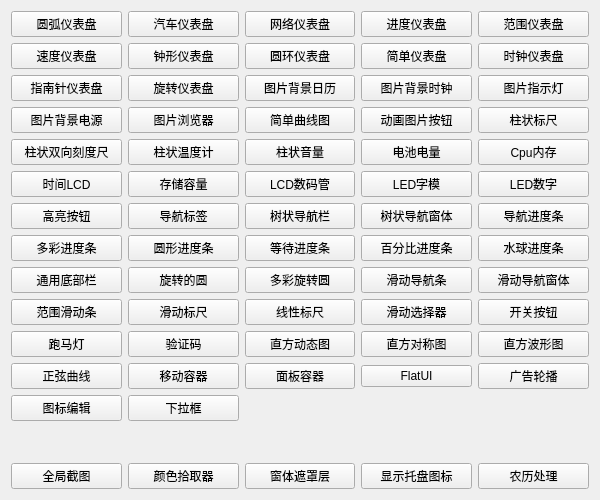
<?xml version="1.0" encoding="UTF-8"?>
<ui version="4.0">
 <class>frmMain</class>
 <widget class="QWidget" name="frmMain">
  <property name="geometry">
   <rect>
    <x>0</x>
    <y>0</y>
    <width>600</width>
    <height>500</height>
   </rect>
  </property>
  <property name="windowTitle">
   <string>Form</string>
  </property>
  <layout class="QGridLayout" name="gridLayout">
   <item row="11" column="4">
    <widget class="QPushButton" name="btnFlatUI">
     <property name="text">
      <string>FlatUI</string>
     </property>
    </widget>
   </item>
   <item row="11" column="2">
    <widget class="QPushButton" name="btnPanelWidget">
     <property name="text">
      <string>面板容器</string>
     </property>
    </widget>
   </item>
   <item row="7" column="5">
    <widget class="QPushButton" name="btnProgressBarPolo">
     <property name="text">
      <string>水球进度条</string>
     </property>
    </widget>
   </item>
   <item row="7" column="4">
    <widget class="QPushButton" name="btnProgressBarPercent">
     <property name="text">
      <string>百分比进度条</string>
     </property>
    </widget>
   </item>
   <item row="7" column="2">
    <widget class="QPushButton" name="btnProgressBarWait">
     <property name="text">
      <string>等待进度条</string>
     </property>
    </widget>
   </item>
   <item row="7" column="1">
    <widget class="QPushButton" name="btnProgressBarRound">
     <property name="text">
      <string>圆形进度条</string>
     </property>
    </widget>
   </item>
   <item row="11" column="5">
    <widget class="QPushButton" name="btnAdsWidget">
     <property name="text">
      <string>广告轮播</string>
     </property>
    </widget>
   </item>
   <item row="7" column="0">
    <widget class="QPushButton" name="btnProgressBarColor">
     <property name="text">
      <string>多彩进度条</string>
     </property>
    </widget>
   </item>
   <item row="9" column="2">
    <widget class="QPushButton" name="btnLineRuler">
     <property name="text">
      <string>线性标尺</string>
     </property>
    </widget>
   </item>
   <item row="9" column="4">
    <widget class="QPushButton" name="btnTumbler">
     <property name="text">
      <string>滑动选择器</string>
     </property>
    </widget>
   </item>
   <item row="8" column="0">
    <widget class="QPushButton" name="btnBottomWidget">
     <property name="text">
      <string>通用底部栏</string>
     </property>
    </widget>
   </item>
   <item row="8" column="1">
    <widget class="QPushButton" name="btnRoundCircle">
     <property name="text">
      <string>旋转的圆</string>
     </property>
    </widget>
   </item>
   <item row="8" column="2">
    <widget class="QPushButton" name="btnRoundWidget">
     <property name="text">
      <string>多彩旋转圆</string>
     </property>
    </widget>
   </item>
   <item row="8" column="4">
    <widget class="QPushButton" name="btnSliderBar">
     <property name="text">
      <string>滑动导航条</string>
     </property>
    </widget>
   </item>
   <item row="8" column="5">
    <widget class="QPushButton" name="btnSliderBarForm">
     <property name="text">
      <string>滑动导航窗体</string>
     </property>
    </widget>
   </item>
   <item row="9" column="0">
    <widget class="QPushButton" name="btnSliderRange">
     <property name="text">
      <string>范围滑动条</string>
     </property>
    </widget>
   </item>
   <item row="9" column="1">
    <widget class="QPushButton" name="btnSliderRuler">
     <property name="text">
      <string>滑动标尺</string>
     </property>
    </widget>
   </item>
   <item row="2" column="4">
    <widget class="QPushButton" name="btnImageClock">
     <property name="text">
      <string>图片背景时钟</string>
     </property>
    </widget>
   </item>
   <item row="2" column="5">
    <widget class="QPushButton" name="btnImagePilot">
     <property name="text">
      <string>图片指示灯</string>
     </property>
    </widget>
   </item>
   <item row="3" column="0">
    <widget class="QPushButton" name="btnImagePower">
     <property name="text">
      <string>图片背景电源</string>
     </property>
    </widget>
   </item>
   <item row="3" column="1">
    <widget class="QPushButton" name="btnImageView">
     <property name="text">
      <string>图片浏览器</string>
     </property>
    </widget>
   </item>
   <item row="3" column="2">
    <widget class="QPushButton" name="btnCurveChart">
     <property name="text">
      <string>简单曲线图</string>
     </property>
    </widget>
   </item>
   <item row="3" column="5">
    <widget class="QPushButton" name="btnBarRuler">
     <property name="text">
      <string>柱状标尺</string>
     </property>
    </widget>
   </item>
   <item row="4" column="0">
    <widget class="QPushButton" name="btnBarScale">
     <property name="text">
      <string>柱状双向刻度尺</string>
     </property>
    </widget>
   </item>
   <item row="4" column="1">
    <widget class="QPushButton" name="btnBarTemp">
     <property name="text">
      <string>柱状温度计</string>
     </property>
    </widget>
   </item>
   <item row="4" column="2">
    <widget class="QPushButton" name="btnBarVolumn">
     <property name="text">
      <string>柱状音量</string>
     </property>
    </widget>
   </item>
   <item row="4" column="4">
    <widget class="QPushButton" name="btnBattery">
     <property name="text">
      <string>电池电量</string>
     </property>
    </widget>
   </item>
   <item row="9" column="5">
    <widget class="QPushButton" name="btnSwitchButton">
     <property name="text">
      <string>开关按钮</string>
     </property>
    </widget>
   </item>
   <item row="10" column="0">
    <widget class="QPushButton" name="btnTextMoveWidget">
     <property name="text">
      <string>跑马灯</string>
     </property>
    </widget>
   </item>
   <item row="10" column="1">
    <widget class="QPushButton" name="btnVerifiedCode">
     <property name="text">
      <string>验证码</string>
     </property>
    </widget>
   </item>
   <item row="10" column="2">
    <widget class="QPushButton" name="btnWaveBar">
     <property name="text">
      <string>直方动态图</string>
     </property>
    </widget>
   </item>
   <item row="10" column="4">
    <widget class="QPushButton" name="btnWaveDouble">
     <property name="text">
      <string>直方对称图</string>
     </property>
    </widget>
   </item>
   <item row="10" column="5">
    <widget class="QPushButton" name="btnWaveLine">
     <property name="text">
      <string>直方波形图</string>
     </property>
    </widget>
   </item>
   <item row="2" column="0">
    <widget class="QPushButton" name="btnGaugeCompass">
     <property name="text">
      <string>指南针仪表盘</string>
     </property>
    </widget>
   </item>
   <item row="14" column="5">
    <widget class="QPushButton" name="btnLunarCalendarInfo">
     <property name="text">
      <string>农历处理</string>
     </property>
    </widget>
   </item>
   <item row="0" column="0">
    <widget class="QPushButton" name="btnGaugeArc">
     <property name="text">
      <string>圆弧仪表盘</string>
     </property>
    </widget>
   </item>
   <item row="5" column="1">
    <widget class="QPushButton" name="btnDeviceSizeTable">
     <property name="text">
      <string>存储容量</string>
     </property>
    </widget>
   </item>
   <item row="4" column="5">
    <widget class="QPushButton" name="btnCpuMemoryLabel">
     <property name="text">
      <string>Cpu内存</string>
     </property>
    </widget>
   </item>
   <item row="2" column="2">
    <widget class="QPushButton" name="btnImageCalendar">
     <property name="text">
      <string>图片背景日历</string>
     </property>
    </widget>
   </item>
   <item row="14" column="0">
    <widget class="QPushButton" name="btnScreenWidget">
     <property name="text">
      <string>全局截图</string>
     </property>
    </widget>
   </item>
   <item row="14" column="2">
    <widget class="QPushButton" name="btnMaskWidget">
     <property name="text">
      <string>窗体遮罩层</string>
     </property>
    </widget>
   </item>
   <item row="14" column="1">
    <widget class="QPushButton" name="btnColorWidget">
     <property name="text">
      <string>颜色拾取器</string>
     </property>
    </widget>
   </item>
   <item row="14" column="4">
    <widget class="QPushButton" name="btnTrayIcon">
     <property name="text">
      <string>显示托盘图标</string>
     </property>
    </widget>
   </item>
   <item row="6" column="4">
    <widget class="QPushButton" name="btnNavListViewForm">
     <property name="text">
      <string>树状导航窗体</string>
     </property>
    </widget>
   </item>
   <item row="3" column="4">
    <widget class="QPushButton" name="btnAnimationButton">
     <property name="text">
      <string>动画图片按钮</string>
     </property>
    </widget>
   </item>
   <item row="13" column="5">
    <spacer name="verticalSpacer">
     <property name="orientation">
      <enum>Qt::Vertical</enum>
     </property>
     <property name="sizeHint" stdset="0">
      <size>
       <width>20</width>
       <height>40</height>
      </size>
     </property>
    </spacer>
   </item>
   <item row="5" column="0">
    <widget class="QPushButton" name="btnDateTimeLcd">
     <property name="text">
      <string>时间LCD</string>
     </property>
    </widget>
   </item>
   <item row="6" column="5">
    <widget class="QPushButton" name="btnNavProgressBar">
     <property name="text">
      <string>导航进度条</string>
     </property>
    </widget>
   </item>
   <item row="6" column="2">
    <widget class="QPushButton" name="btnNavListView">
     <property name="text">
      <string>树状导航栏</string>
     </property>
    </widget>
   </item>
   <item row="1" column="5">
    <widget class="QPushButton" name="btnGaugeClock">
     <property name="text">
      <string>时钟仪表盘</string>
     </property>
    </widget>
   </item>
   <item row="2" column="1">
    <widget class="QPushButton" name="btnGaugeDial">
     <property name="text">
      <string>旋转仪表盘</string>
     </property>
    </widget>
   </item>
   <item row="5" column="5">
    <widget class="QPushButton" name="btnLedNumber">
     <property name="text">
      <string>LED数字</string>
     </property>
    </widget>
   </item>
   <item row="5" column="4">
    <widget class="QPushButton" name="btnLedText">
     <property name="text">
      <string>LED字模</string>
     </property>
    </widget>
   </item>
   <item row="5" column="2">
    <widget class="QPushButton" name="btnLcdNumber">
     <property name="text">
      <string>LCD数码管</string>
     </property>
    </widget>
   </item>
   <item row="6" column="0">
    <widget class="QPushButton" name="btnLightButton">
     <property name="text">
      <string>高亮按钮</string>
     </property>
    </widget>
   </item>
   <item row="6" column="1">
    <widget class="QPushButton" name="btnNavLabel">
     <property name="text">
      <string>导航标签</string>
     </property>
    </widget>
   </item>
   <item row="1" column="4">
    <widget class="QPushButton" name="btnGaugeSimple">
     <property name="text">
      <string>简单仪表盘</string>
     </property>
    </widget>
   </item>
   <item row="0" column="1">
    <widget class="QPushButton" name="btnGaugeCar">
     <property name="text">
      <string>汽车仪表盘</string>
     </property>
    </widget>
   </item>
   <item row="0" column="2">
    <widget class="QPushButton" name="btnGaugeNet">
     <property name="text">
      <string>网络仪表盘</string>
     </property>
    </widget>
   </item>
   <item row="0" column="4">
    <widget class="QPushButton" name="btnGaugeProgressBar">
     <property name="text">
      <string>进度仪表盘</string>
     </property>
    </widget>
   </item>
   <item row="0" column="5">
    <widget class="QPushButton" name="btnGaugeRange">
     <property name="text">
      <string>范围仪表盘</string>
     </property>
    </widget>
   </item>
   <item row="1" column="0">
    <widget class="QPushButton" name="btnGaugeSpeed">
     <property name="text">
      <string>速度仪表盘</string>
     </property>
    </widget>
   </item>
   <item row="1" column="1">
    <widget class="QPushButton" name="btnGaugeWatch">
     <property name="text">
      <string>钟形仪表盘</string>
     </property>
    </widget>
   </item>
   <item row="1" column="2">
    <widget class="QPushButton" name="btnGaugeRound">
     <property name="text">
      <string>圆环仪表盘</string>
     </property>
    </widget>
   </item>
   <item row="11" column="1">
    <widget class="QPushButton" name="btnPanelMoveWidget">
     <property name="text">
      <string>移动容器</string>
     </property>
    </widget>
   </item>
   <item row="11" column="0">
    <widget class="QPushButton" name="btnWavePlot">
     <property name="text">
      <string>正弦曲线</string>
     </property>
    </widget>
   </item>
   <item row="12" column="0">
    <widget class="QPushButton" name="btnIconEditor">
     <property name="text">
      <string>图标编辑</string>
     </property>
    </widget>
   </item>
   <item row="12" column="1">
    <widget class="QPushButton" name="btnComboBox">
     <property name="text">
      <string>下拉框</string>
     </property>
    </widget>
   </item>
  </layout>
 </widget>
 <resources/>
 <connections/>
</ui>
